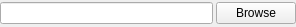
<ui version="4.0" >
 <class>FileWidget</class>
 <widget class="QWidget" name="FileWidget" >
  <property name="geometry" >
   <rect>
    <x>0</x>
    <y>0</y>
    <width>296</width>
    <height>27</height>
   </rect>
  </property>
  <property name="sizePolicy" >
   <sizepolicy vsizetype="Fixed" hsizetype="Expanding" >
    <horstretch>0</horstretch>
    <verstretch>0</verstretch>
   </sizepolicy>
  </property>
  <property name="windowTitle" >
   <string>Plot File Widget</string>
  </property>
  <layout class="QHBoxLayout" >
   <property name="spacing" >
    <number>3</number>
   </property>
   <property name="leftMargin" >
    <number>0</number>
   </property>
   <property name="topMargin" >
    <number>0</number>
   </property>
   <property name="rightMargin" >
    <number>0</number>
   </property>
   <property name="bottomMargin" >
    <number>0</number>
   </property>
   <item>
    <widget class="QLineEdit" name="file" />
   </item>
   <item>
    <widget class="QPushButton" name="browse" >
     <property name="text" >
      <string>Browse</string>
     </property>
    </widget>
   </item>
  </layout>
 </widget>
 <resources/>
 <connections/>
</ui>
